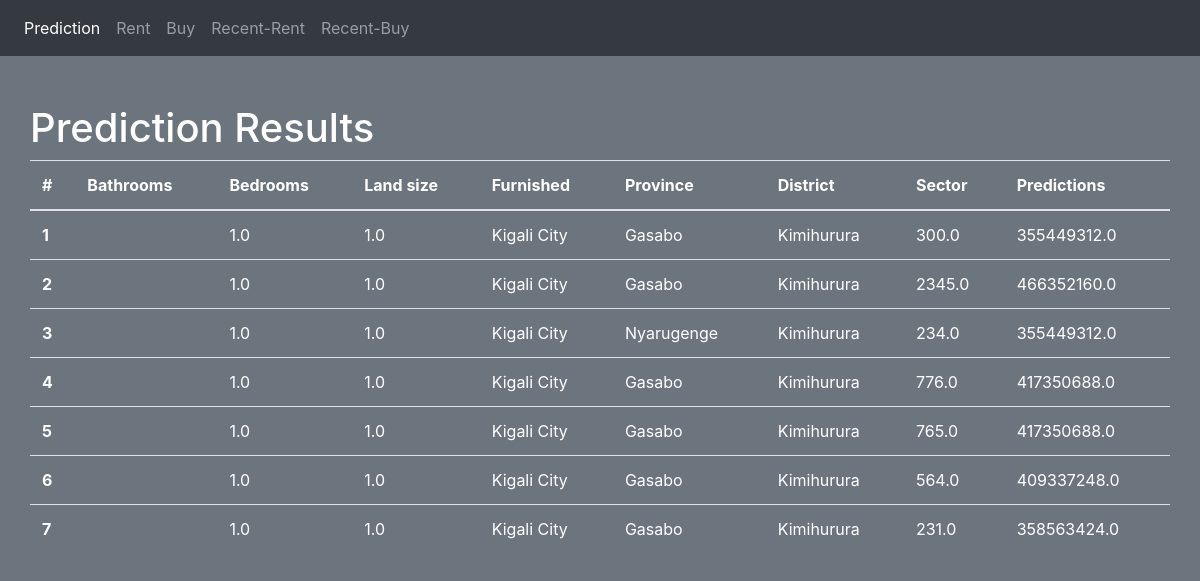
Screenshot of /sales_result/ with the database file from the repository.
### predict/models.py (models this page shows, shortened)
class PredResultSales(models.Model):
    property_type=models.CharField(max_length=50)
    bedrooms=models.FloatField()
    bathrooms=models.FloatField()
    province=models.CharField(max_length=50)
    district=models.CharField(max_length=50)
    sector=models.CharField(max_length=50)
    area=models.FloatField()
    prediction=models.FloatField()

### predict/views.py (the view)
# urls.py: path('sales_result/', views.view_sales_results, name='sales_result'),
def view_sales_results(request):
    data = {"dataset": PredResultSales.objects.all()}
    return render(request, "result_sales.html", data)

### templates/result_sales.html
{% extends "base.html" %}
{% block main %}
    <div class="container pt-5">
        <div class="row">
        <h1>Prediction Results</h1>
            <table class="table text-white">
                <thead>
                <tr>
                <th scope="col">#</th>
                <th scope="col">Bathrooms</th>
                <th scope="col">Bedrooms</th>
                <th scope="col">Land size</th>
                <th scope="col">Furnished</th>
                <th scope="col">Province</th>
                <th scope="col">District</th>
                <th scope="col">Sector</th>
                <th scope="col">Predictions</th>
                </tr>
                </thead>
                <tbody>
                {% for data in dataset %}
                    <tr>
                    <th scope="row">{{ data.id }}</th>
                    <td>{{ data.property_type }}</td>
                    <td>{{ data.bathrooms }}</td>
                    <td>{{ data.bedrooms }}</td>
                    <td>{{ data.province }}</td>
                    <td>{{ data.district }}</td>
                    <td>{{ data.sector }}</td>
                    <td>{{ data.area }}</td>
                    <td>{{ data.prediction }}</td>
                    </tr>
                {% endfor %}
                </tbody>
            </table>
        </div>
    </div>
{% endblock %}

### templates/base.html (style rules this page uses)
html { -webkit-text-size-adjust: 100%; text-size-adjust: 100%; }
.bg-image { background-image: url('https://wallpapercave.com/wp/wp9106198.jpg'); height: 100vh; background-size: cover; background-position: center; background-repeat: no-repeat; }

### rows the page displays
PredResultSales: id "1", bathrooms "1.0", bedrooms "1.0", province "Kigali City", district "Gasabo", sector "Kimihurura", area "300.0", prediction "355449312.0"
PredResultSales: id "2", bathrooms "1.0", bedrooms "1.0", province "Kigali City", district "Gasabo", sector "Kimihurura", area "2345.0", prediction "466352160.0"
PredResultSales: id "3", bathrooms "1.0", bedrooms "1.0", province "Kigali City", district "Nyarugenge", sector "Kimihurura", area "234.0", prediction "355449312.0"
PredResultSales: id "4", bathrooms "1.0", bedrooms "1.0", province "Kigali City", district "Gasabo", sector "Kimihurura", area "776.0", prediction "417350688.0"
PredResultSales: id "5", bathrooms "1.0", bedrooms "1.0", province "Kigali City", district "Gasabo", sector "Kimihurura", area "765.0", prediction "417350688.0"
PredResultSales: id "6", bathrooms "1.0", bedrooms "1.0", province "Kigali City", district "Gasabo", sector "Kimihurura", area "564.0", prediction "409337248.0"
PredResultSales: id "7", bathrooms "1.0", bedrooms "1.0", province "Kigali City", district "Gasabo", sector "Kimihurura", area "231.0", prediction "358563424.0"
